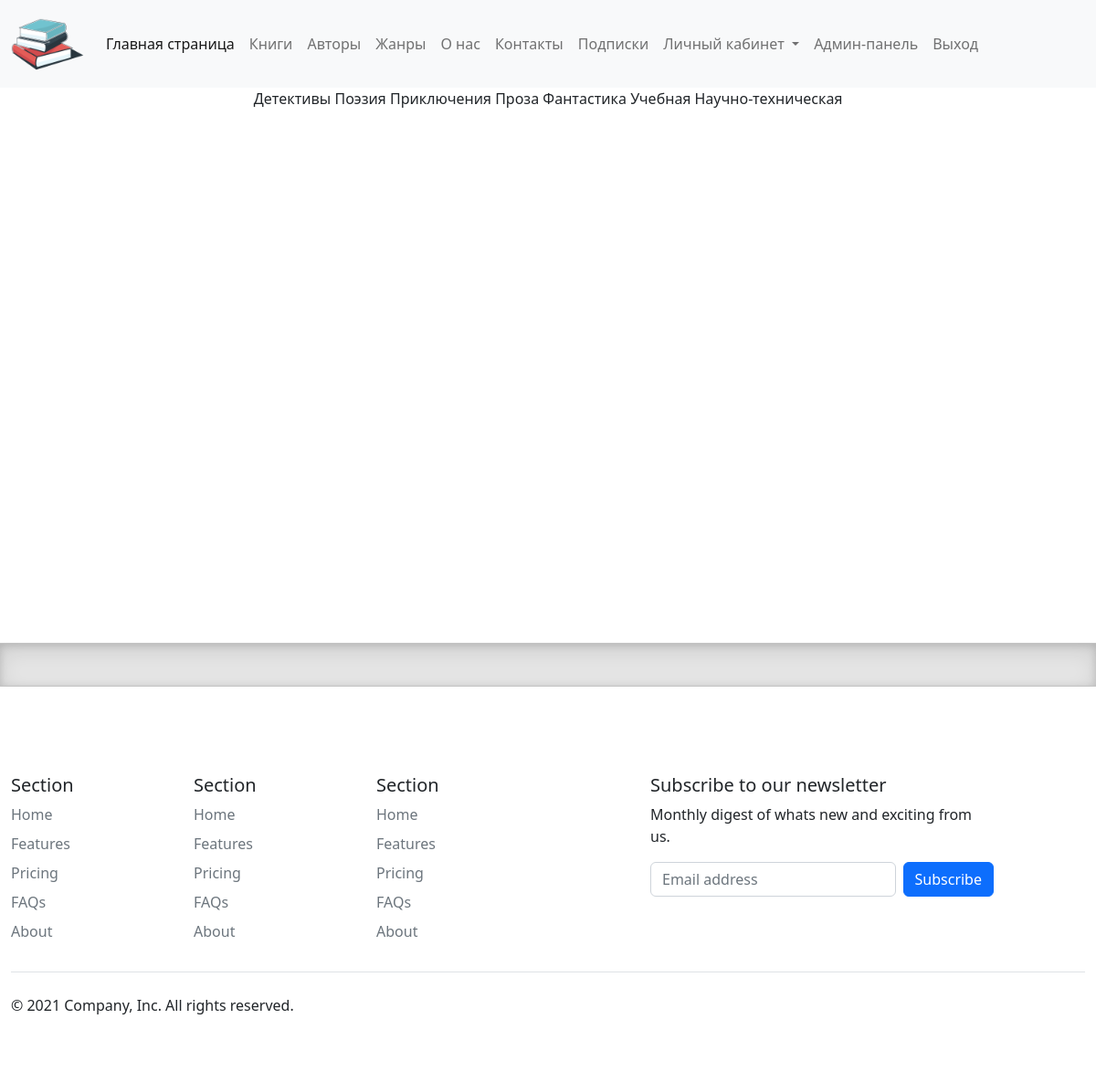
Page /genre/ on the committed database.
### catalog/models.py (models this page shows, shortened)
class Genre(models.Model):
    name = models.CharField(max_length=200, help_text="Введите жанр книги", verbose_name="Жанр книги")

### catalog/views.py (the view)
# urls.py: path('genre/', views.genre, name='genre'),
def genre(request):
    genre = Genre.objects.all()
    return render(request, 'catalog/genre.html', {'genre': genre})

### templates/catalog/genre.html
{% extends "catalog/base.html" %}
{% block content %}
    {% for genre in genre  %}
        {{ genre.name }}
    {% endfor %}
{% endblock content %}

### rows in the picture
Genre: name "Детективы"
Genre: name "Поэзия"
Genre: name "Приключения"
Genre: name "Проза"
Genre: name "Фантастика"
Genre: name "Учебная"
Genre: name "Научно-техническая"
